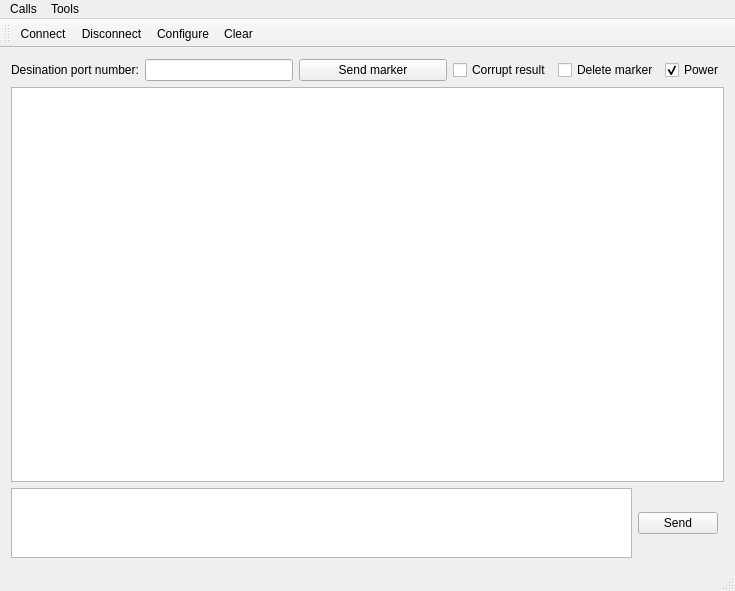
<?xml version="1.0" encoding="UTF-8"?>
<ui version="4.0">
 <class>MainWindow</class>
 <widget class="QMainWindow" name="MainWindow">
  <property name="geometry">
   <rect>
    <x>0</x>
    <y>0</y>
    <width>735</width>
    <height>591</height>
   </rect>
  </property>
  <property name="windowTitle">
   <string>Simple Terminal</string>
  </property>
  <widget class="QWidget" name="centralWidget">
   <layout class="QVBoxLayout" name="verticalLayout" stretch="0,7,1">
    <property name="spacing">
     <number>6</number>
    </property>
    <item>
     <layout class="QHBoxLayout" name="optionsLayout">
      <item>
       <widget class="QLabel" name="label">
        <property name="sizePolicy">
         <sizepolicy hsizetype="Maximum" vsizetype="Preferred">
          <horstretch>0</horstretch>
          <verstretch>0</verstretch>
         </sizepolicy>
        </property>
        <property name="text">
         <string>Desination port number:</string>
        </property>
       </widget>
      </item>
      <item>
       <widget class="QLineEdit" name="destinationLineEdit">
        <property name="sizePolicy">
         <sizepolicy hsizetype="Minimum" vsizetype="Fixed">
          <horstretch>0</horstretch>
          <verstretch>0</verstretch>
         </sizepolicy>
        </property>
       </widget>
      </item>
      <item>
       <widget class="QPushButton" name="sendMarkerButton">
        <property name="text">
         <string>Send marker</string>
        </property>
       </widget>
      </item>
      <item>
       <widget class="QCheckBox" name="corruptResultBox">
        <property name="enabled">
         <bool>true</bool>
        </property>
        <property name="sizePolicy">
         <sizepolicy hsizetype="Maximum" vsizetype="Fixed">
          <horstretch>0</horstretch>
          <verstretch>0</verstretch>
         </sizepolicy>
        </property>
        <property name="text">
         <string>Corrupt result</string>
        </property>
       </widget>
      </item>
      <item>
       <widget class="QCheckBox" name="deleteMarkerCheckbox">
        <property name="sizePolicy">
         <sizepolicy hsizetype="Maximum" vsizetype="Fixed">
          <horstretch>0</horstretch>
          <verstretch>0</verstretch>
         </sizepolicy>
        </property>
        <property name="text">
         <string>Delete marker</string>
        </property>
       </widget>
      </item>
      <item>
       <widget class="QCheckBox" name="powerCheckbox">
        <property name="sizePolicy">
         <sizepolicy hsizetype="Maximum" vsizetype="Fixed">
          <horstretch>0</horstretch>
          <verstretch>0</verstretch>
         </sizepolicy>
        </property>
        <property name="text">
         <string>Power</string>
        </property>
        <property name="checked">
         <bool>true</bool>
        </property>
       </widget>
      </item>
     </layout>
    </item>
    <item>
     <widget class="QTextBrowser" name="outputWindow">
      <property name="sizePolicy">
       <sizepolicy hsizetype="Expanding" vsizetype="Expanding">
        <horstretch>0</horstretch>
        <verstretch>0</verstretch>
       </sizepolicy>
      </property>
      <property name="minimumSize">
       <size>
        <width>599</width>
        <height>247</height>
       </size>
      </property>
      <property name="maximumSize">
       <size>
        <width>16777215</width>
        <height>16777215</height>
       </size>
      </property>
     </widget>
    </item>
    <item>
     <layout class="QHBoxLayout" name="horizontalLayout" stretch="0,0">
      <property name="spacing">
       <number>6</number>
      </property>
      <property name="rightMargin">
       <number>6</number>
      </property>
      <item>
       <widget class="QPlainTextEdit" name="userText">
        <property name="sizePolicy">
         <sizepolicy hsizetype="Expanding" vsizetype="Preferred">
          <horstretch>0</horstretch>
          <verstretch>0</verstretch>
         </sizepolicy>
        </property>
        <property name="minimumSize">
         <size>
          <width>0</width>
          <height>0</height>
         </size>
        </property>
       </widget>
      </item>
      <item>
       <layout class="QVBoxLayout" name="verticalLayout_2">
        <item>
         <widget class="QPushButton" name="sendButton">
          <property name="sizePolicy">
           <sizepolicy hsizetype="Minimum" vsizetype="Maximum">
            <horstretch>0</horstretch>
            <verstretch>0</verstretch>
           </sizepolicy>
          </property>
          <property name="text">
           <string>Send</string>
          </property>
          <property name="shortcut">
           <string>Ctrl+Return</string>
          </property>
          <property name="flat">
           <bool>false</bool>
          </property>
         </widget>
        </item>
       </layout>
      </item>
     </layout>
    </item>
   </layout>
  </widget>
  <widget class="QMenuBar" name="menuBar">
   <property name="geometry">
    <rect>
     <x>0</x>
     <y>0</y>
     <width>735</width>
     <height>21</height>
    </rect>
   </property>
   <widget class="QMenu" name="menuCalls">
    <property name="title">
     <string>Calls</string>
    </property>
    <addaction name="actionConnect"/>
    <addaction name="actionDisconnect"/>
    <addaction name="separator"/>
    <addaction name="actionQuit"/>
   </widget>
   <widget class="QMenu" name="menuTools">
    <property name="title">
     <string>Tools</string>
    </property>
    <addaction name="actionConfigure"/>
    <addaction name="actionClear"/>
   </widget>
   <addaction name="menuCalls"/>
   <addaction name="menuTools"/>
  </widget>
  <widget class="QToolBar" name="mainToolBar">
   <attribute name="toolBarArea">
    <enum>TopToolBarArea</enum>
   </attribute>
   <attribute name="toolBarBreak">
    <bool>false</bool>
   </attribute>
   <addaction name="actionConnect"/>
   <addaction name="actionDisconnect"/>
   <addaction name="actionConfigure"/>
   <addaction name="actionClear"/>
  </widget>
  <widget class="QStatusBar" name="statusBar"/>
  <action name="actionConnect">
   <property name="icon">
    <iconset resource="terminal.qrc">
     <normaloff>:/images/connect.png</normaloff>:/images/connect.png</iconset>
   </property>
   <property name="text">
    <string>C&amp;onnect</string>
   </property>
   <property name="toolTip">
    <string>Connect to serial port</string>
   </property>
   <property name="shortcut">
    <string>Ctrl+O</string>
   </property>
  </action>
  <action name="actionDisconnect">
   <property name="icon">
    <iconset resource="terminal.qrc">
     <normaloff>:/images/disconnect.png</normaloff>:/images/disconnect.png</iconset>
   </property>
   <property name="text">
    <string>&amp;Disconnect</string>
   </property>
   <property name="toolTip">
    <string>Disconnect from serial port</string>
   </property>
   <property name="shortcut">
    <string>Ctrl+D</string>
   </property>
  </action>
  <action name="actionConfigure">
   <property name="icon">
    <iconset resource="terminal.qrc">
     <normaloff>:/images/settings.png</normaloff>:/images/settings.png</iconset>
   </property>
   <property name="text">
    <string>&amp;Configure</string>
   </property>
   <property name="toolTip">
    <string>Configure serial port</string>
   </property>
   <property name="shortcut">
    <string>Alt+C</string>
   </property>
  </action>
  <action name="actionClear">
   <property name="icon">
    <iconset resource="terminal.qrc">
     <normaloff>:/images/clear.png</normaloff>:/images/clear.png</iconset>
   </property>
   <property name="text">
    <string>C&amp;lear</string>
   </property>
   <property name="toolTip">
    <string>Clear data</string>
   </property>
   <property name="shortcut">
    <string>Alt+L</string>
   </property>
  </action>
  <action name="actionQuit">
   <property name="icon">
    <iconset resource="terminal.qrc">
     <normaloff>:/images/application-exit.png</normaloff>:/images/application-exit.png</iconset>
   </property>
   <property name="text">
    <string>&amp;Quit</string>
   </property>
   <property name="shortcut">
    <string>Ctrl+Q</string>
   </property>
  </action>
 </widget>
 <layoutdefault spacing="6" margin="11"/>
 <resources>
  <include location="terminal.qrc"/>
 </resources>
 <connections/>
 <slots>
  <slot>sendData()</slot>
 </slots>
</ui>
